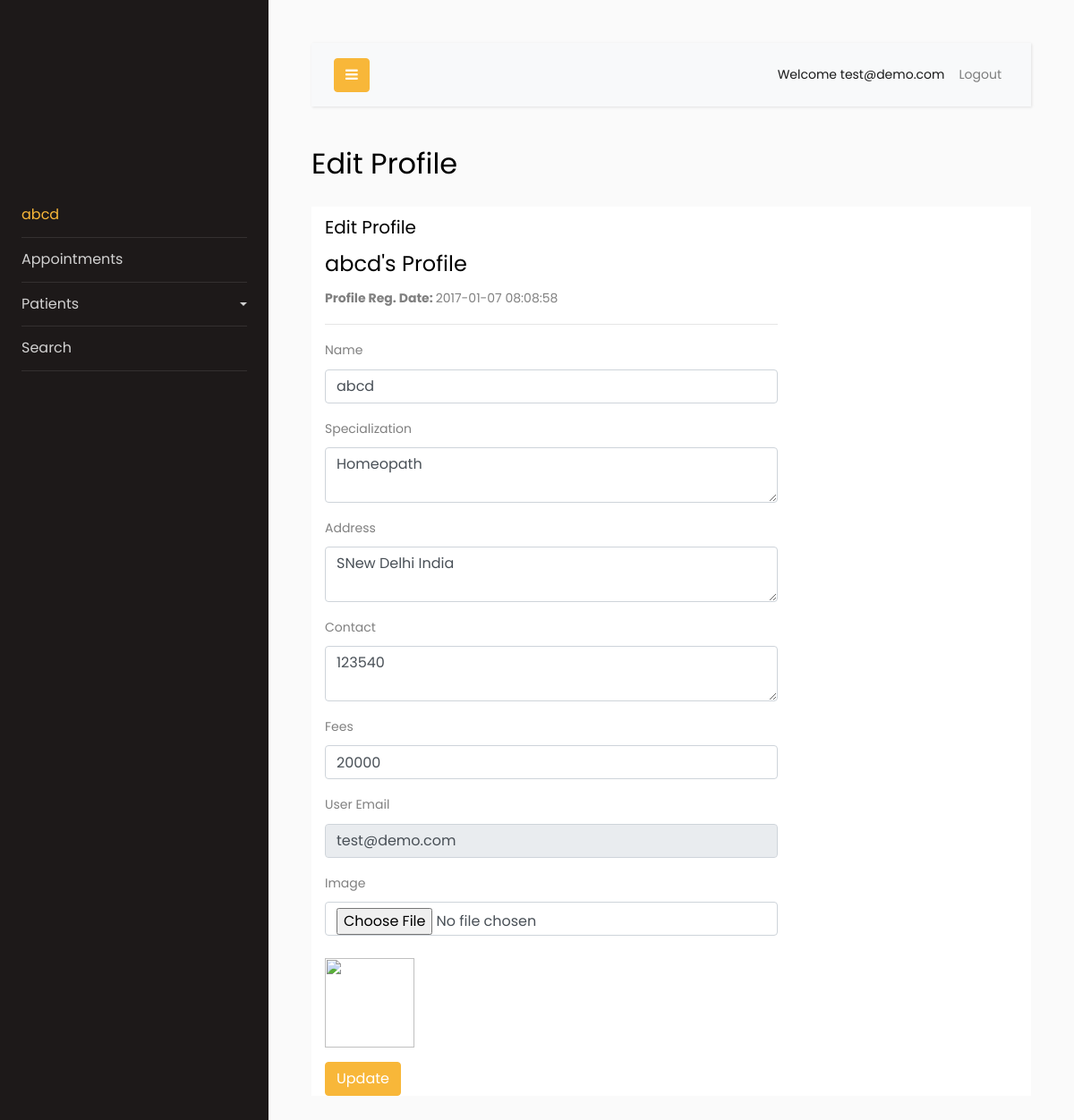
Screenshot of /doctor/update_doctor.php (signed in) with the database file from the repository.
### tables this page shows
CREATE TABLE `doctors` (
  `d_id` int(255) NOT NULL,
  `d_specilization` varchar(255) DEFAULT NULL,
  `d_name` varchar(255) DEFAULT NULL,
  `d_address` longtext DEFAULT NULL,
  `d_fees` varchar(255) DEFAULT NULL,
  `d_contact` bigint(11) DEFAULT NULL,
  `d_email` varchar(255) DEFAULT NULL,
  `d_password` varchar(255) DEFAULT NULL,
  `d_date` timestamp NULL DEFAULT current_timestamp(),
  `updationDate` timestamp NULL DEFAULT NULL ON UPDATE current_timestamp(),
  `d_gender` varchar(255) NOT NULL
);

### doctor/update_doctor.php (the view, shortened to what this page needs)
<?php
if (!isset($_SESSION['d_email'])) {
    echo "<script>window.open('../user_login.php','_self')</script>";
}else{
  include("../includes/db.php");
    $id=$_SESSION['d_id'];
  $sql=mysqli_query($con,"select d_image from doctor_images where d_id='$id' ");
  $row=mysqli_fetch_array($sql);
  $image=$row['d_image'];
}
 ?>
<!doctype html>
<html lang="en">
  <head>
		<link rel="stylesheet" href="https://stackpath.bootstrapcdn.com/font-awesome/4.7.0/css/font-awesome.min.css">
		<link rel="stylesheet" href="css/style.css">
  </head>
  <body>
		<div class="wrapper d-flex align-items-stretch">
			<nav id="sidebar">
				<div class="p-4 pt-5">
		  		<a href="#" class="img logo rounded-circle mb-5" style="background-image: url(images/<?php echo $image ?>);"></a>
	        <ul class="list-unstyled components mb-5">
	          <li class="active">
	            <a href="doctor_dashboard.php"  aria-expanded="false" ><?php echo $_SESSION['d_name']; ?></a>
	          </li>
            <li>
              <a href="doctor_appointment.php">Appointments</a>
            </li>
	          <li>
              <a href="#pageSubmenu" data-toggle="collapse" aria-expanded="false" class="dropdown-toggle">Patients</a>
	          </li>
	         <li>
                <a href="search.php">
                  <div class="item-content">
                    <div class="item-inner">
                      <span class="title"> Search </span>
                    </div>
                  </div>
                </a>
              </li>
	        </ul>
	      </div>
    	</nav>
      <div id="content" class="p-4 p-md-5">
        <nav class="navbar navbar-expand-lg navbar-light bg-light">
          <div class="container-fluid">
            <button type="button" id="sidebarCollapse" class="btn btn-primary">
              <i class="fa fa-bars"></i>
            </button>
            <div class="collapse navbar-collapse" id="navbarSupportedContent">
              <ul class="nav navbar-nav ml-auto">
                <li class="nav-item active">
                    <a class="nav-link" href="#">Welcome <?php echo $_SESSION['d_email'] ?></a>
                </li>
                <li class="nav-item ">
                    <a class="nav-link" href="logout.php">Logout</a>
                </li>
              </ul>
            </div>
          </div>
        </nav>
        <h2 class="mb-4">Edit Profile</h2>
        <div class="container-fluid container-fullw bg-white">
	<div class="row">
		<div class="col-md-12">
			<div class="row margin-top-30">
				<div class="col-lg-8 col-md-12">
					<div class="panel panel-white">
						<div class="panel-heading">
							<h5 class="panel-title">Edit Profile</h5>
						</div>
						<div class="panel-body">
							<?php
							$d_id=$_SESSION['d_id'];
							$sql=mysqli_query($con,"select * from doctors where d_id='$d_id'");
							$row=mysqli_fetch_array($sql);
								$p_name =$row['d_name'];
								$p_address=$row['d_address'];
								$p_contact=$row['d_contact'];
								$p_city=$row['d_fees'];
								$p_email=$row['d_email'];
								$p_date=$row['d_date'];
								$p_specilization=$row['d_specilization'];
								$sqli=mysqli_query($con,"select d_image from doctor_images where d_id='$d_id'");
							    $rowi=mysqli_fetch_array($sqli);
							    $pimage=$rowi['d_image'];
							 ?>
							<h4><?php echo $p_name ?>'s Profile</h4>
							<p><b>Profile Reg. Date: </b><?php echo $p_date ?></p>
							<hr />
							<form role="form" name="edit" method="post" enctype="multipart/form-data">
								<div class="form-group">
									<label for="fname">
									 Name
									</label>
									<input type="text" name="name" class="form-control" value="<?php echo $p_name ?>" >
								</div>
								<div class="form-group">
									<label for="specilization">
										Specialization
									</label>
									<textarea name="specilization" class="form-control"><?php echo $p_specilization ?></textarea>
								</div>
								<div class="form-group">
									<label for="address">
										Address
									</label>
									<textarea name="address" class="form-control"><?php echo $p_address ?></textarea>
								</div>
								<div class="form-group">
									<label for="Contact numaber">
										Contact
									</label>
									<textarea name="contact" class="form-control"><?php echo $p_contact ?></textarea>
								</div>
								<div class="form-group">
									<label for="city">
										Fees
									</label>
									<input type="text" name="fees" class="form-control" required="required"  value="<?php echo $p_city ?>" >
								</div>
								<div class="form-group">
									<label for="fess">
										User Email
									</label>
									<input type="email" name="email" class="form-control"  readonly="readonly"  value="<?php echo $p_email ?>">
								</div>
								<div class="form-group">
								<label >Image</label>
								<input type="file" name="image" class="form-control
								"value="<?php echo $pimage ?>">
								<br>
								<img src="images/<?php echo $pimage; ?>" class="img-responsive" height="100" width="100">
							</div>
								<button type="submit" name="submit" class="btn btn-o btn-primary">
								Update
								</button>
							</form>
						</div>
					</div>
				</div>
			</div>
		</div>
	</div>
</div>
      </div>
		</div>
  </body>
</html>

### rows the page displays
doctors: d_name "abcd", d_date "2017-01-07 08:08:58", name "abcd", specilization "Homeopath", address "SNew Delhi India", contact "123540", fees "20000", email "test@demo.com"

### other values shown
$_SESSION['d_name'] "abcd"
$_SESSION['d_email'] "test@demo.com"
